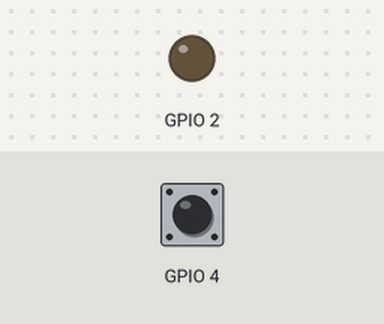
This sketch was run on a simulated ESP32. On the bench: output pins drawn as LEDs (lit = HIGH). Inputs (shaded band) come from the test bench; at power-on: GPIO 4 HIGH.

Above: at 1.2 s.
1.3 s: GPIO 4 pulled LOW for 0.15 s
At 1.37 s:
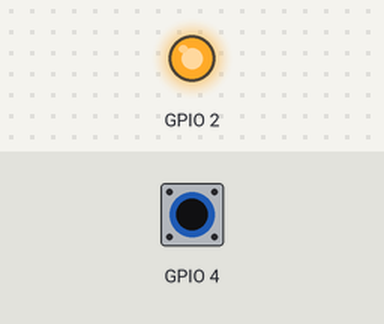
2.9 s: GPIO 4 pulled LOW for 3.2 s
At 7.1 s:
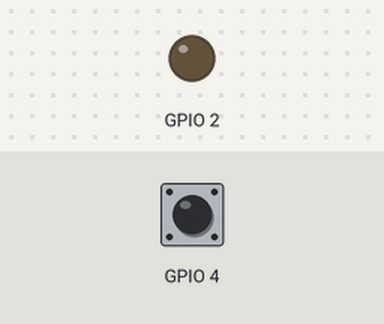
Timing chart, 0 to 8.6 s (numbered marks = the images above; inputs shaded):
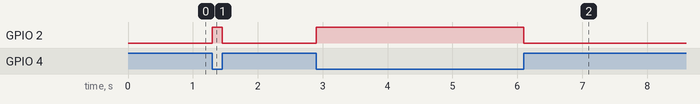

Measured:
- after the input at 1.3 s, GPIO 2: LOW → HIGH at once, → LOW 0.15 s later
- after the input at 2.9 s, GPIO 2: LOW → HIGH at once, → LOW 3.2 s later

The sketch:

c2.ino
```cpp
void setup() {
  pinMode(2, OUTPUT);
  pinMode(4, INPUT_PULLUP);
}

void loop() {
  if (digitalRead(4) == LOW) {
    digitalWrite(2, HIGH);
  } else {
    digitalWrite(2, LOW);
  }
}
```
